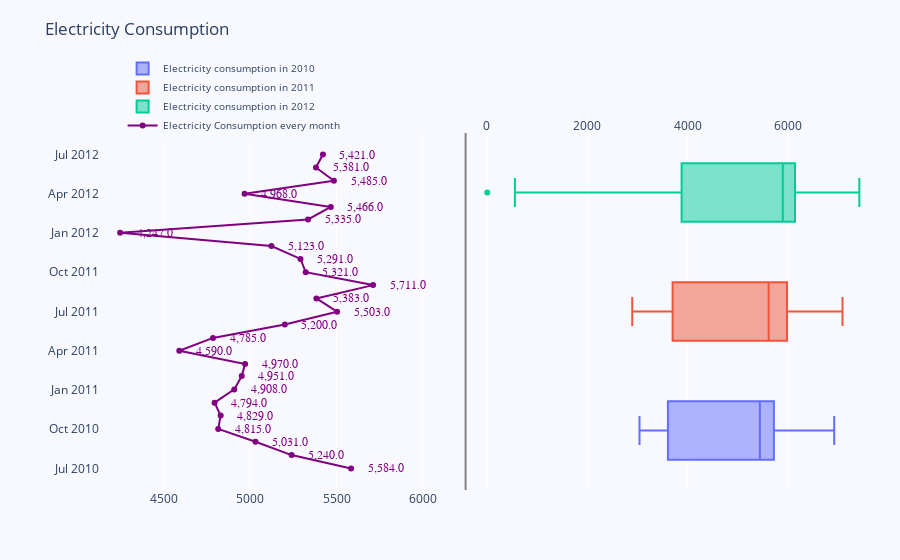

Write notebook code for a chart like this one.
### Code cell
import plotly.graph_objects as go
from plotly.subplots import make_subplots
fig = make_subplots(rows=1, cols=2, specs=[[{}, {}]], shared_xaxes=True,
                    shared_yaxes=False, vertical_spacing=0.001)
x_Per=groupby_elec["Per"]
x_Value=groupby_elec['Total']
y=groupby_elec['temp']
fig.append_trace(go.Box(
    x=y1,
    name='Electricity consumption in 2010',
    orientation='h',
), 1, 2)

fig.append_trace(go.Box(
    x=y2,
    name='Electricity consumption in 2011',
    orientation='h',
), 1, 2)

fig.append_trace(go.Box(x=y3,name='Electricity consumption in 2012',
    orientation='h',
), 1, 2)

fig.append_trace(go.Scatter(
    x=x_Value, 
    y=y,
    mode='lines+markers',
    line_color='rgb(128, 0, 128)',
    name='Electricity Consumption every month',
), 1, 1)
fig.update_layout(
    title='Electricity Consumption',
    yaxis=dict(
        showgrid=False,
        showline=False,
        showticklabels=True,
        domain=[0, 0.85],
    ),
    yaxis2=dict(
        showgrid=False,
        showline=True,
        showticklabels=False,
        linecolor='rgba(102, 102, 102, 0.8)',
        linewidth=2,
        domain=[0, 0.85],
    ),
    xaxis=dict(
        zeroline=False,
        showline=False,
        showticklabels=True,
        showgrid=True,
        domain=[0, 0.42],
    ),
    xaxis2=dict(
        zeroline=False,
        showline=False,
        showticklabels=True,
        showgrid=True,
        domain=[0.47, 1],
        side='top',
    ),
    legend=dict(x=0.029, y=1.038, font_size=10),
    margin=dict(l=100, r=20, t=70, b=70),
    paper_bgcolor='rgb(248, 248, 255)',
    plot_bgcolor='rgb(248, 248, 255)',
)

annotations = []
x_p =np.round(x_Per,2)
x_nw = np.rint(x_Value)

for ydn, yd, xd in zip(x_p, x_nw, y):
    # labeling the scatter savings
    annotations.append(dict(xref='x1', yref='y1',
                            y=xd, 
                            x=yd+200,
                            text='{:,}'.format(yd),
                            font=dict(family='Arial', size=12,
                                      color='rgb(128, 0, 128)'),
                            showarrow=False))
    # labeling the bar net worth
fig.update_layout(annotations=annotations)

fig.show()

### Figure 1 — Plotly figure (JSON) as saved in the notebook; plotly's stock layout.template omitted (floating-point values rounded to 4 significant figures; data arrays with more than 128 entries replaced by an {"elided": "..."} marker saying what was removed)
{"data": [{"name": "Electricity consumption in 2010", "orientation": "h", "type": "box", "x": {"elided": "168 int values"}, "xaxis": "x2", "yaxis": "y2"}, {"name": "Electricity consumption in 2011", "orientation": "h", "type": "box", "x": {"elided": "357 float values"}, "xaxis": "x2", "yaxis": "y2"}, {"name": "Electricity consumption in 2012", "orientation": "h", "type": "box", "x": {"elided": "164 float values"}, "xaxis": "x2", "yaxis": "y2"}, {"line": {"color": "rgb(128, 0, 128)"}, "mode": "lines+markers", "name": "Electricity Consumption every month", "type": "scatter", "x": [5584.0, 5240.0, 5031.0, 4815.0, 4829.0, 4794.0, 4908.0, 4951.0, 4970.0, 4590.0, 4785.0, 5200.0, 5503.0, 5383.0, 5711.0, 5321.0, 5291.0, 5123.0, 4247.0, 5335.0, 5466.0, 4968.0, 5485.0, 5381.0, 5421], "xaxis": "x", "y": ["2010-07", "2010-08", "2010-09", "2010-10", "2010-11", "2010-12", "2011-01", "2011-02", "2011-03", "2011-04", "2011-05", "2011-06", "2011-07", "2011-08", "2011-09", "2011-10", "2011-11", "2011-12", "2012-01", "2012-02", "2012-03", "2012-04", "2012-05", "2012-06", "2012-07"], "yaxis": "y"}], "layout": {"annotations": [{"font": {"color": "rgb(128, 0, 128)", "family": "Arial", "size": 12}, "showarrow": false, "text": "5,584.0", "x": 5784, "xref": "x", "y": "2010-07", "yref": "y"}, {"font": {"color": "rgb(128, 0, 128)", "family": "Arial", "size": 12}, "showarrow": false, "text": "5,240.0", "x": 5440, "xref": "x", "y": "2010-08", "yref": "y"}, {"font": {"color": "rgb(128, 0, 128)", "family": "Arial", "size": 12}, "showarrow": false, "text": "5,031.0", "x": 5231, "xref": "x", "y": "2010-09", "yref": "y"}, {"font": {"color": "rgb(128, 0, 128)", "family": "Arial", "size": 12}, "showarrow": false, "text": "4,815.0", "x": 5015, "xref": "x", "y": "2010-10", "yref": "y"}, {"font": {"color": "rgb(128, 0, 128)", "family": "Arial", "size": 12}, "showarrow": false, "text": "4,829.0", "x": 5029, "xref": "x", "y": "2010-11", "yref": "y"}, {"font": {"color": "rgb(128, 0, 128)", "family": "Arial", "size": 12}, "showarrow": false, "text": "4,794.0", "x": 4994, "xref": "x", "y": "2010-12", "yref": "y"}, {"font": {"color": "rgb(128, 0, 128)", "family": "Arial", "size": 12}, "showarrow": false, "text": "4,908.0", "x": 5108, "xref": "x", "y": "2011-01", "yref": "y"}, {"font": {"color": "rgb(128, 0, 128)", "family": "Arial", "size": 12}, "showarrow": false, "text": "4,951.0", "x": 5151, "xref": "x", "y": "2011-02", "yref": "y"}, {"font": {"color": "rgb(128, 0, 128)", "family": "Arial", "size": 12}, "showarrow": false, "text": "4,970.0", "x": 5170, "xref": "x", "y": "2011-03", "yref": "y"}, {"font": {"color": "rgb(128, 0, 128)", "family": "Arial", "size": 12}, "showarrow": false, "text": "4,590.0", "x": 4790, "xref": "x", "y": "2011-04", "yref": "y"}, {"font": {"color": "rgb(128, 0, 128)", "family": "Arial", "size": 12}, "showarrow": false, "text": "4,785.0", "x": 4985, "xref": "x", "y": "2011-05", "yref": "y"}, {"font": {"color": "rgb(128, 0, 128)", "family": "Arial", "size": 12}, "showarrow": false, "text": "5,200.0", "x": 5400, "xref": "x", "y": "2011-06", "yref": "y"}, {"font": {"color": "rgb(128, 0, 128)", "family": "Arial", "size": 12}, "showarrow": false, "text": "5,503.0", "x": 5703, "xref": "x", "y": "2011-07", "yref": "y"}, {"font": {"color": "rgb(128, 0, 128)", "family": "Arial", "size": 12}, "showarrow": false, "text": "5,383.0", "x": 5583, "xref": "x", "y": "2011-08", "yref": "y"}, {"font": {"color": "rgb(128, 0, 128)", "family": "Arial", "size": 12}, "showarrow": false, "text": "5,711.0", "x": 5911, "xref": "x", "y": "2011-09", "yref": "y"}, {"font": {"color": "rgb(128, 0, 128)", "family": "Arial", "size": 12}, "showarrow": false, "text": "5,321.0", "x": 5521, "xref": "x", "y": "2011-10", "yref": "y"}, {"font": {"color": "rgb(128, 0, 128)", "family": "Arial", "size": 12}, "showarrow": false, "text": "5,291.0", "x": 5491, "xref": "x", "y": "2011-11", "yref": "y"}, {"font": {"color": "rgb(128, 0, 128)", "family": "Arial", "size": 12}, "showarrow": false, "text": "5,123.0", "x": 5323, "xref": "x", "y": "2011-12", "yref": "y"}, {"font": {"color": "rgb(128, 0, 128)", "family": "Arial", "size": 12}, "showarrow": false, "text": "4,247.0", "x": 4447, "xref": "x", "y": "2012-01", "yref": "y"}, {"font": {"color": "rgb(128, 0, 128)", "family": "Arial", "size": 12}, "showarrow": false, "text": "5,335.0", "x": 5535, "xref": "x", "y": "2012-02", "yref": "y"}, {"font": {"color": "rgb(128, 0, 128)", "family": "Arial", "size": 12}, "showarrow": false, "text": "5,466.0", "x": 5666, "xref": "x", "y": "2012-03", "yref": "y"}, {"font": {"color": "rgb(128, 0, 128)", "family": "Arial", "size": 12}, "showarrow": false, "text": "4,968.0", "x": 5168, "xref": "x", "y": "2012-04", "yref": "y"}, {"font": {"color": "rgb(128, 0, 128)", "family": "Arial", "size": 12}, "showarrow": false, "text": "5,485.0", "x": 5685, "xref": "x", "y": "2012-05", "yref": "y"}, {"font": {"color": "rgb(128, 0, 128)", "family": "Arial", "size": 12}, "showarrow": false, "text": "5,381.0", "x": 5581, "xref": "x", "y": "2012-06", "yref": "y"}, {"font": {"color": "rgb(128, 0, 128)", "family": "Arial", "size": 12}, "showarrow": false, "text": "5,421.0", "x": 5621, "xref": "x", "y": "2012-07", "yref": "y"}], "legend": {"font": {"size": 10}, "x": 0.029, "y": 1.038}, "margin": {"b": 70, "l": 100, "r": 20, "t": 70}, "paper_bgcolor": "rgb(248, 248, 255)", "plot_bgcolor": "rgb(248, 248, 255)", "title": {"text": "Electricity Consumption"}, "xaxis": {"anchor": "y", "domain": [0, 0.42], "showgrid": true, "showline": false, "showticklabels": true, "zeroline": false}, "xaxis2": {"anchor": "y2", "domain": [0.47, 1], "showgrid": true, "showline": false, "showticklabels": true, "side": "top", "zeroline": false}, "yaxis": {"anchor": "x", "domain": [0, 0.85], "showgrid": false, "showline": false, "showticklabels": true}, "yaxis2": {"anchor": "x2", "domain": [0, 0.85], "linecolor": "rgba(102, 102, 102, 0.8)", "linewidth": 2, "showgrid": false, "showline": true, "showticklabels": false}}}
